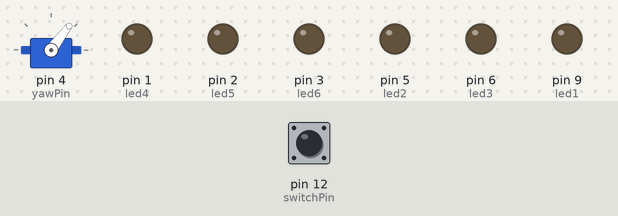
Simulated run of this sketch. Board: Arduino Uno, built with avr-gcc and run on an emulated ATmega328P. Shown: servo, output pins drawn as LEDs (lit = HIGH). Dashed ring = blinking. Inputs (shaded band) come from the test bench; at power-on: pin 12 (switchPin) LOW. No radio packets arrive unless stated.

Above: at 1.2 s.
1.3 s: pin 12 (switchPin) pulled HIGH for 0.15 s
At 3.5 s:
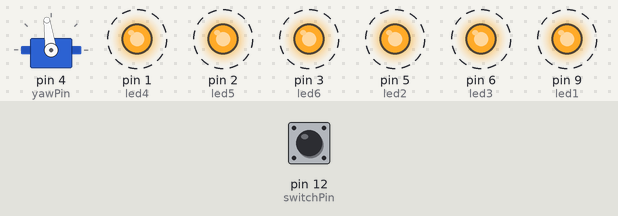
Timing chart, 0 to 10.4 s (numbered marks = the images above; inputs shaded):
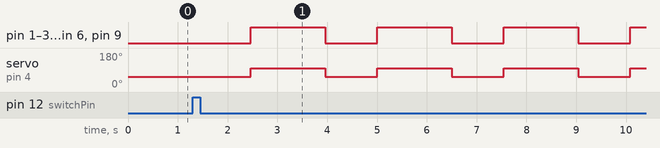

Measured:
- after the input at 1.3 s, pin 1 (led4), pin 2 (led5), pin 3 (led6), pin 5 (led2), pin 6 (led3), pin 9 (led1): alternates HIGH for 1.5 s and LOW for 1.0 s, starting after 1.2 s; servo on pin 4 (yawPin): alternates 98° for 1.5 s and 53° for 1.0 s, starting after 1.2 s

The sketch:

serce_diody.ino
```cpp
#include <VirtualWire.h>
#include <ServoTimer2.h>  // the servo library
#define transmit_pin 10
#define yawPin   4
int switchPin = 12;
int p=0;
int diody=0;
int led3=6;
int led2=5;
int led1=9;
int led4=1;
int led5=2;
int led6=3;
const char *wiadomosc;
ServoTimer2 servoRoll;    // declare variables for up to eight servos
ServoTimer2 servoPitch;
ServoTimer2 servoYaw;
void setup()
{
   pinMode(led1,OUTPUT);
  pinMode(led2,OUTPUT);
   pinMode(led3,OUTPUT);
    pinMode(led4,OUTPUT);
    pinMode(led5,OUTPUT);
    pinMode(led6,OUTPUT);
      digitalWrite(led1, LOW);
      digitalWrite(led2,LOW);
     digitalWrite(led3, LOW);
    digitalWrite(led4, LOW);
     digitalWrite(led5, LOW);
    digitalWrite(led6, LOW);
    servoYaw.attach(yawPin);
         servoYaw.write(1094);
  // przygotowujemy potrzebne informacje dla biblioteki
    vw_set_tx_pin(transmit_pin);
    vw_setup(2000);
      servoYaw.detach();
}
void loop()
{

wiadomosc="9";

//else { wiadomosc="0";}
  String toSend = (wiadomosc); // tekst wiadomości

char msg[23]; // tworzymy tablicę typu char
  toSend.toCharArray(msg, toSend.length() + 1); // konwertujemy nasz tekst do tablicy charów

  if (digitalRead(switchPin) == HIGH)
  {
    p=1;
    diody=1;
  }
  if (p==1)
  {
  vw_send((uint8_t *)msg, strlen(msg));// wysyłamy
  vw_wait_tx();
  delay(1000);
  wiadomosc="0";
   String toSend = (wiadomosc); // tekst wiadomości

char msg[23]; // tworzymy tablicę typu char
  toSend.toCharArray(msg, toSend.length() + 1); // konwertujemy nasz tekst do tablicy charów
   vw_send((uint8_t *)msg, strlen(msg));// wysyłamy
  vw_wait_tx();
p=0;
}
if (diody==1)
{
  servoYaw.attach(yawPin);
  for(int a=0; a<=6; a+=1)
  {

     delay(40);
     digitalWrite(led1,HIGH);
     digitalWrite(led2,HIGH);
     digitalWrite(led3,HIGH);
      digitalWrite(led4,HIGH);
     digitalWrite(led5,HIGH);
     digitalWrite(led6,HIGH);

     servoYaw.write(1554);
     delay(1500);
     servoYaw.write(1094);
           digitalWrite(led1,LOW);
     digitalWrite(led2,LOW);
     digitalWrite(led3,LOW);
         digitalWrite(led4,LOW);
     digitalWrite(led5,LOW);
     digitalWrite(led6,LOW);
     delay(1000);
  }
     servoYaw.detach();
    // diody=0;
}


}
```
